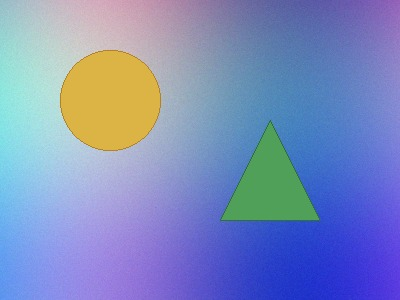
#> input picture data/sample/authentic/authentic_001.jpg, 400 x 300 px
$ python -i ela.py   (imports and definitions only)
#> lines starting #> are read from the running program, lines starting #| are printed output that depends on the picture
"""Error Level Analysis (ELA) Forensic Module.

Performs controlled JPEG re-compression, pixel-level difference analysis,
and statistical error distribution measurement to detect compression inconsistencies.
"""

from __future__ import annotations

import io
from typing import Tuple, Dict, Any, Union
from PIL import Image, ImageChops, ImageEnhance
import numpy as np


def perform_ela(
    image: Union[Image.Image, np.ndarray],
    quality: int = 90,
    scale: int = 15
) -> Tuple[Image.Image, np.ndarray, Dict[str, Any]]:
    """Compute Error Level Analysis on an image.

    Parameters:
        image: PIL Image or numpy array (RGB)
        quality: JPEG re-compression quality factor (1-100, standard forensic default 90-95)
        scale: Amplification multiplier for subtle compression artifacts (default 15)

    Returns:
        Tuple of:
          - ela_pil: Enhanced PIL Image visualization of ELA
          - diff_array: Raw unscaled float difference array (H, W, C)
          - stats: Dictionary of statistical ELA metrics
    """
    quality = max(1, min(100, int(quality)))

    if isinstance(image, np.ndarray):
        if image.ndim == 2:
            pil_orig = Image.fromarray(image).convert("RGB")
        elif image.shape[2] == 4:
            pil_orig = Image.fromarray(image).convert("RGB")
        else:
            pil_orig = Image.fromarray(image)
    else:
        pil_orig = image.convert("RGB")

    # Step 1: Re-save image to an in-memory byte buffer at the target JPEG quality
    buffer = io.BytesIO()
    pil_orig.save(buffer, format="JPEG", quality=quality)
    buffer.seek(0)
    pil_resaved = Image.open(buffer)

    # Step 2: Compute absolute pixel differences between original and recompressed
    orig_np = np.array(pil_orig, dtype=np.float32)
    resaved_np = np.array(pil_resaved, dtype=np.float32)

    raw_diff = np.abs(orig_np - resaved_np)  # shape (H, W, 3)
    gray_diff = np.mean(raw_diff, axis=2)     # shape (H, W)

    # Step 3: Compute enhanced ELA visualization
    # Scale difference by enhancement multiplier, clamped to 255
    scaled_diff = np.clip(raw_diff * scale, 0, 255).astype(np.uint8)
    ela_pil = Image.fromarray(scaled_diff)

    # Step 4: Compute rigorous statistical metrics
    mean_error = float(np.mean(gray_diff))
    std_error = float(np.std(gray_diff))
    max_error = float(np.max(gray_diff))
    p95_error = float(np.percentile(gray_diff, 95))
    p99_error = float(np.percentile(gray_diff, 99))

    # Block-level variance to detect local inconsistency (e.g. 16x16 blocks)
    h, w = gray_diff.shape
    bh, bw = max(8, h // 16), max(8, w // 16)
    grid_means = []
    for y in range(0, h - bh + 1, bh):
        for x in range(0, w - bw + 1, bw):
            block = gray_diff[y:y+bh, x:x+bw]
            grid_means.append(np.mean(block))

    block_var = float(np.var(grid_means)) if grid_means else 0.0
    block_mean_ratio = float(np.max(grid_means) / (np.min(grid_means) + 1e-5)) if grid_means else 1.0

    # Interpretation guideline
    if block_mean_ratio > 4.5 and p95_error > 8.0:
        interpretation = (
            "High ELA variance detected across regions. Different areas exhibit distinctly "
            "different compression error levels, which may indicate image splicing or multi-source composition."
        )
        suspicious = True
    elif block_mean_ratio > 2.5:
        interpretation = (
            "Moderate ELA variation observed. Variations may stem from natural high-frequency textures, "
            "edges, or mild localized editing."
        )
        suspicious = False
    else:
        interpretation = (
            "Uniform ELA response across the image. Compression degradation is consistent across regions, "
            "typical of single-source compression."
        )
        suspicious = False

    stats = {
        "quality_level": quality,
        "scale_factor": scale,
        "mean_error": round(mean_error, 3),
        "std_error": round(std_error, 3),
        "max_error": round(max_error, 3),
        "percentile_95": round(p95_error, 3),
        "percentile_99": round(p99_error, 3),
        "block_variance": round(block_var, 3),
        "block_discrepancy_ratio": round(block_mean_ratio, 2),
        "suspicious_ela": suspicious,
        "interpretation": interpretation,
        "disclaimer": (
            "Notice: ELA is an exploratory forensic indicator, not conclusive proof of tampering. "
            "High-contrast edges and textured objects naturally produce elevated error levels."
        )
    }

    return ela_pil, raw_diff, stats

>>> import cv2
>>> picture = cv2.imread('../data/sample/authentic/authentic_001.jpg', cv2.IMREAD_GRAYSCALE)
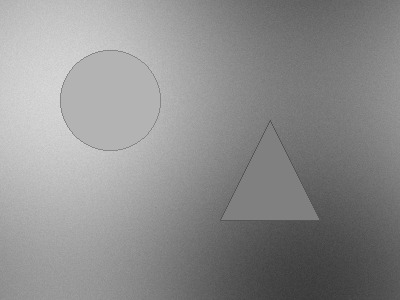
#> picture: shape (300, 400); min 56, max 223, mean 141.7
>>> result = perform_ela(picture)
#> in perform_ela, `raw_diff = np.abs(orig_np - resaved_np)`:
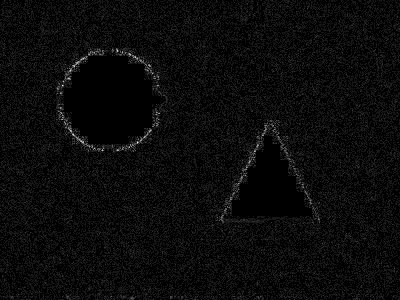
#> raw_diff: shape (300, 400, 3) float32; min 0, max 11, mean 0.451; drawn with min black and max white
#> in perform_ela, `mean_error = float(np.mean(gray_diff))`: mean_error = 0.451
#> in perform_ela, `std_error = float(np.std(gray_diff))`: std_error = 0.647
#> in perform_ela, `max_error = float(np.max(gray_diff))`: max_error = 11
#> in perform_ela, `p95_error = float(np.percentile(gray_diff, 95))`: p95_error = 1
#> in perform_ela, `p99_error = float(np.percentile(gray_diff, 99))`: p99_error = 2
#> after the loop in perform_ela, `for y in range(0, h - bh + 1, bh):`: grid_means = 256 values, max 1.08 at index 53, min 0 at index 67, mean 0.448
#> in perform_ela, `block_var = float(np.var(grid_means)) if grid_means else 0.0`: block_var = 0.0267
#> in perform_ela, `block_mean_ratio = float(np.max(grid_means) / (np.min(grid_means) + 1e..`: block_mean_ratio = 108222.2

$ run again, on data/sample/authentic/authentic_002.jpg
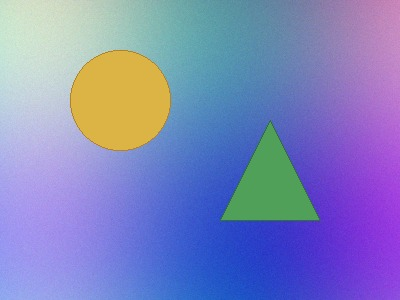
#> input picture data/sample/authentic/authentic_002.jpg, 400 x 300 px
#> `picture = cv2.imread('../data/sample/authentic/authentic_001.jpg', cv2..`:
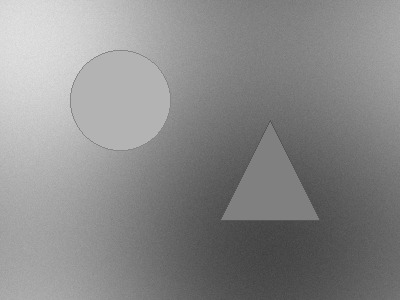
#> picture: shape (300, 400); min 61, max 227, mean 137.8
#> in perform_ela, `raw_diff = np.abs(orig_np - resaved_np)`:
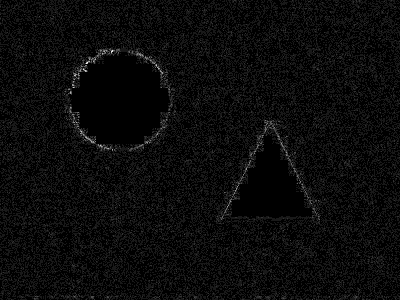
#> raw_diff: shape (300, 400, 3) float32; min 0, max 10, mean 0.438; drawn with min black and max white
#> mean_error = 0.438
#> std_error = 0.616
#> max_error = 10
#> p95_error = 1
#> p99_error = 2
#> after the loop in perform_ela, `for y in range(0, h - bh + 1, bh):`: grid_means = 256 values, max 1.2 at index 51, min 0 at index 68, mean 0.435
#> block_var = 0.0221
#> block_mean_ratio = 120444.4

$ run again, on data/sample/authentic/authentic_003.jpg
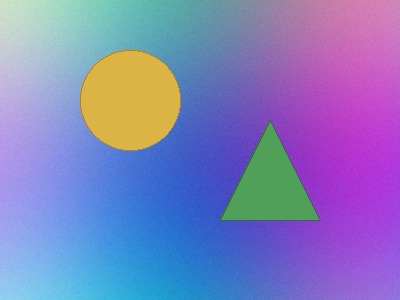
#> input picture data/sample/authentic/authentic_003.jpg, 400 x 300 px
#> `picture = cv2.imread('../data/sample/authentic/authentic_001.jpg', cv2..`:
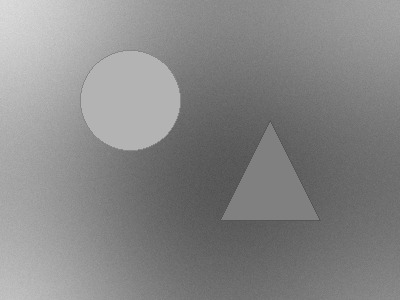
#> picture: shape (300, 400); min 79, max 220, mean 135.1
#> in perform_ela, `scaled_diff = np.clip(raw_diff * scale, 0, 255).astype(np.uint8)`:
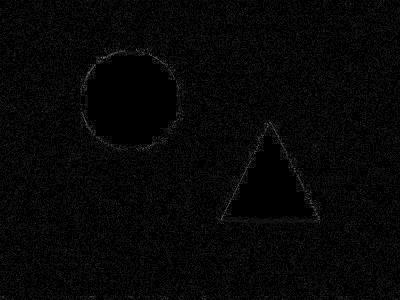
#> scaled_diff: shape (300, 400, 3); min 0, max 120, mean 6.5
#> mean_error = 0.434
#> std_error = 0.593
#> max_error = 8
#> p95_error = 1
#> p99_error = 2
#> after the loop in perform_ela, `for y in range(0, h - bh + 1, bh):`: grid_means = 256 values, max 0.871 at index 122, min 0 at index 68, mean 0.43
#> block_var = 0.0184
#> block_mean_ratio = 87111.1

$ run again, on data/sample/authentic/authentic_004.jpg
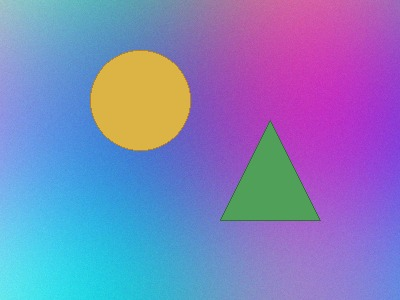
#> input picture data/sample/authentic/authentic_004.jpg, 400 x 300 px
#> `picture = cv2.imread('../data/sample/authentic/authentic_001.jpg', cv2..`:
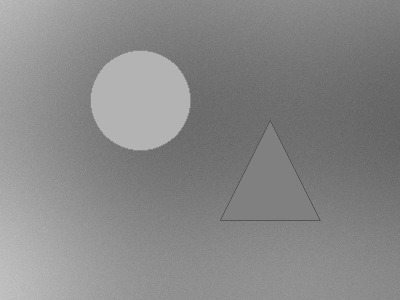
#> picture: shape (300, 400); min 77, max 196, mean 135.9
#> in perform_ela, `scaled_diff = np.clip(raw_diff * scale, 0, 255).astype(np.uint8)`:
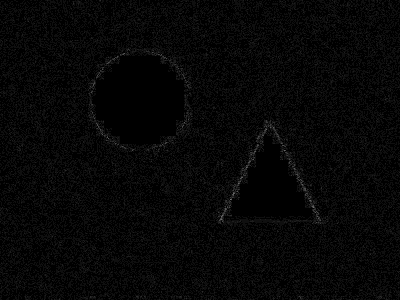
#> scaled_diff: shape (300, 400, 3); min 0, max 120, mean 6.5
#> mean_error = 0.434
#> std_error = 0.598
#> max_error = 8
#> p95_error = 1
#> p99_error = 2
#> after the loop in perform_ela, `for y in range(0, h - bh + 1, bh):`: grid_means = 256 values, max 0.971 at index 122, min 0 at index 69, mean 0.432
#> block_var = 0.0193
#> block_mean_ratio = 97111.1
